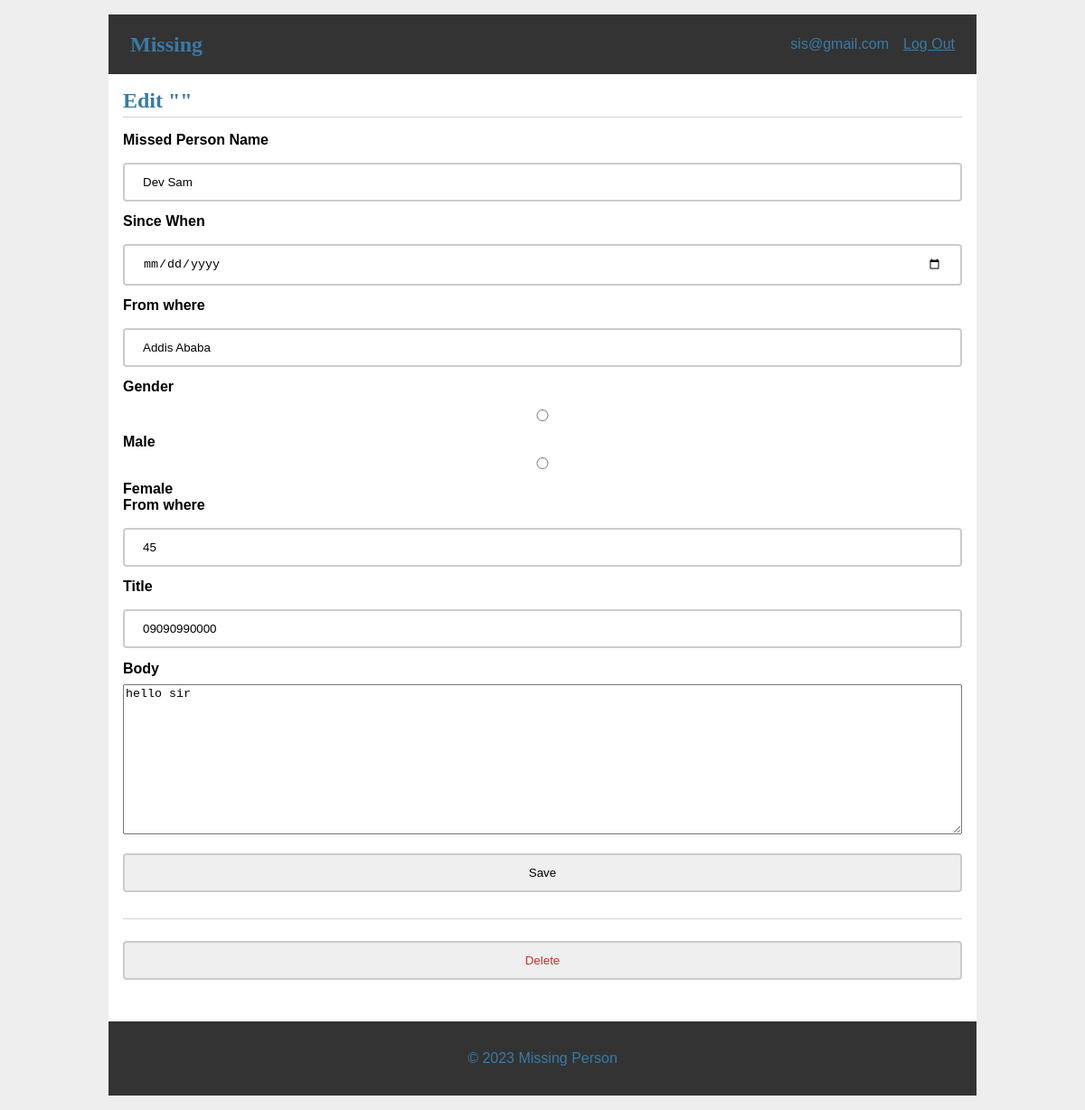
Before: /15/update (signed in) with the older database file.
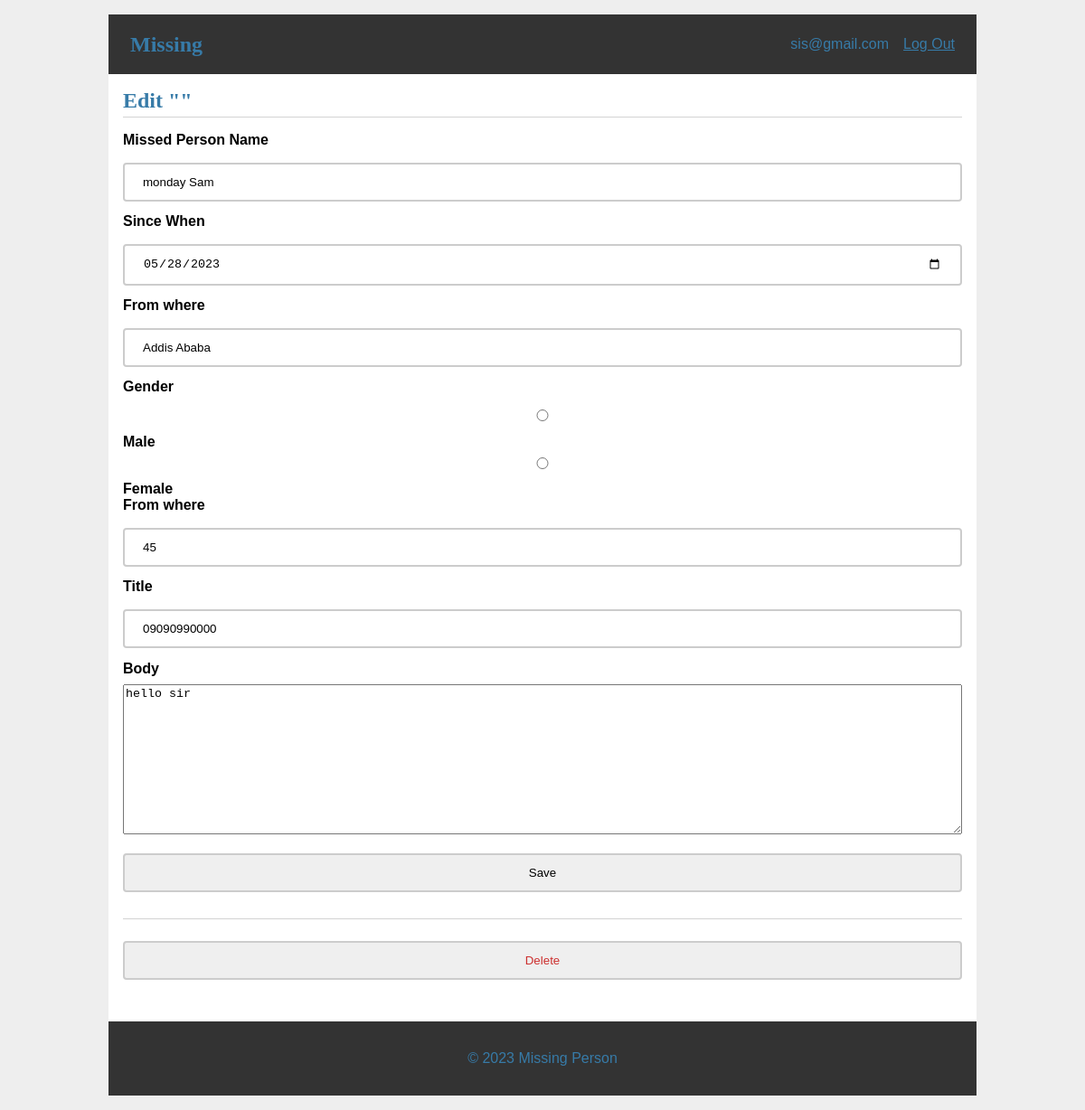
After: the same page with the newer database file.
### tables this page shows
CREATE TABLE post (
  id INTEGER PRIMARY KEY AUTOINCREMENT,
  finder_id INTEGER NOT NULL,
  created TIMESTAMP NOT NULL DEFAULT CURRENT_TIMESTAMP,
  missed_name TEXT NOT NULL,
  since TEXT NOT Null,
  missing_from TEXT NOT NULL,
  gender TEXT NOT NULL,
  age TEXT NOT NULL,
  call_on TEXT NOT NULL,
  addtional_info TEXT NOT NULL,
  photo_url TEXT NOT NULL,
  FOREIGN KEY (finder_id) REFERENCES user (id)
);

### missing/blog.py (the view, shortened to what this page needs)
@bp.route('/<int:id>/update', methods=('GET', 'POST'))
@login_required
def update(id):
    post = get_post(id)
    return render_template('blog/update.html', post=post)

### missing/auth.py (called while the page is built)
@bp.before_app_request
def load_logged_in_user():
    user_id = session.get('user_id')
    if user_id is None:
        g.user = None
    else:
        g.user = get_db().execute(
            'SELECT * FROM user WHERE id = ?', (user_id,)
        ).fetchone()

def login_required(view):
    @functools.wraps(view)
    def wrapped_view(**kwargs):
        if g.user is None:
            return redirect(url_for('auth.login'))
        return view(**kwargs)
    return wrapped_view

### missing/blog.py (called while the page is built)
def get_post(id, check_finder=True):
    post = get_db().execute(
        'SELECT p.id, missed_name, since, missing_from,  gender, age,  call_on, addtional_info, created, finder_id, email'
        ' FROM post p JOIN user u ON p.finder_id = u.id'
        ' WHERE p.id = ?',
        (id,)
    ).fetchone()
    if post is None:
        abort(404, f"Post id {id} doesn't exist.")
    if check_finder and post['finder_id'] != g.user['id']:
        abort(403)
    return post

### missing/db.py (called while the page is built)
def get_db():
    if 'db' not in g:
        g.db = sqlite3.connect(
            current_app.config['DATABASE'],
            detect_types=sqlite3.PARSE_DECLTYPES
        )
        g.db.row_factory = sqlite3.Row
    return g.db

### missing/templates/blog/update.html
{% extends 'base.html' %}
{% block header %}
  <h1>{% block title %}Edit "{{ post['title'] }}"{% endblock %}</h1>
{% endblock %}
{% block content %}
  <form method="post">
    <label for="missed_name">Missed Person Name</label>
    <input name="missed_name" id="missed_name"
      value="{{ request.form['missed_name'] or post['missed_name'] }}" required>
    <label for="since">Since When</label>
    <input type="date" name="since" id="since"
    value="{{ request.form['since'] or post['since'] }}" required>
    <label for="missing_from">From where</label>
    <input name="missing_from" id="missing_from"
    value="{{ request.form['missing_from'] or post['missing_from'] }}" required>
    <label for="title">Gender</label>
    <div class="form-check form-check-inline">
      <input class="form-check-input" type="radio" name="gender" id="male" value="Male" {% if request.form['gender'] == 'male' %}checked{% endif %} required>
      <label class="form-check-label" for="male">Male</label>
    </div>
    <div class="form-check form-check-inline">
      <input class="form-check-input" type="radio" name="gender" id="female" value="Female" {% if request.form['gender'] == 'female' %}checked{% endif %} required>
      <label class="form-check-label" for="female">Female</label>
    </div>
    <label for="age">From where</label>
    <input name="age" id="age"
    value="{{ request.form['age'] or post['age'] }}" required>
    <label for="call_on">Title</label>
    <input name="call_on" id="call_on"
    value="{{ request.form['call_on'] or post['call_on'] }}" required>
    <label for="addtional_info">Body</label>
    <textarea name="addtional_info" id="addtional_info">{{ request.form['addtional_info'] or post['addtional_info'] }}</textarea>
    <input type="submit" value="Save">
  </form>
  <hr>
  <form action="{{ url_for('blog.delete', id=post['id']) }}" method="post">
    <input class="danger" type="submit" value="Delete" onclick="return confirm('Are you sure?');">
  </form>
{% endblock %}

Changed rows visible on the page:
changed post "Addis Ababa": missed_name "Dev Sam" → "monday Sam"; since (not shown) → "05/28/2023"
